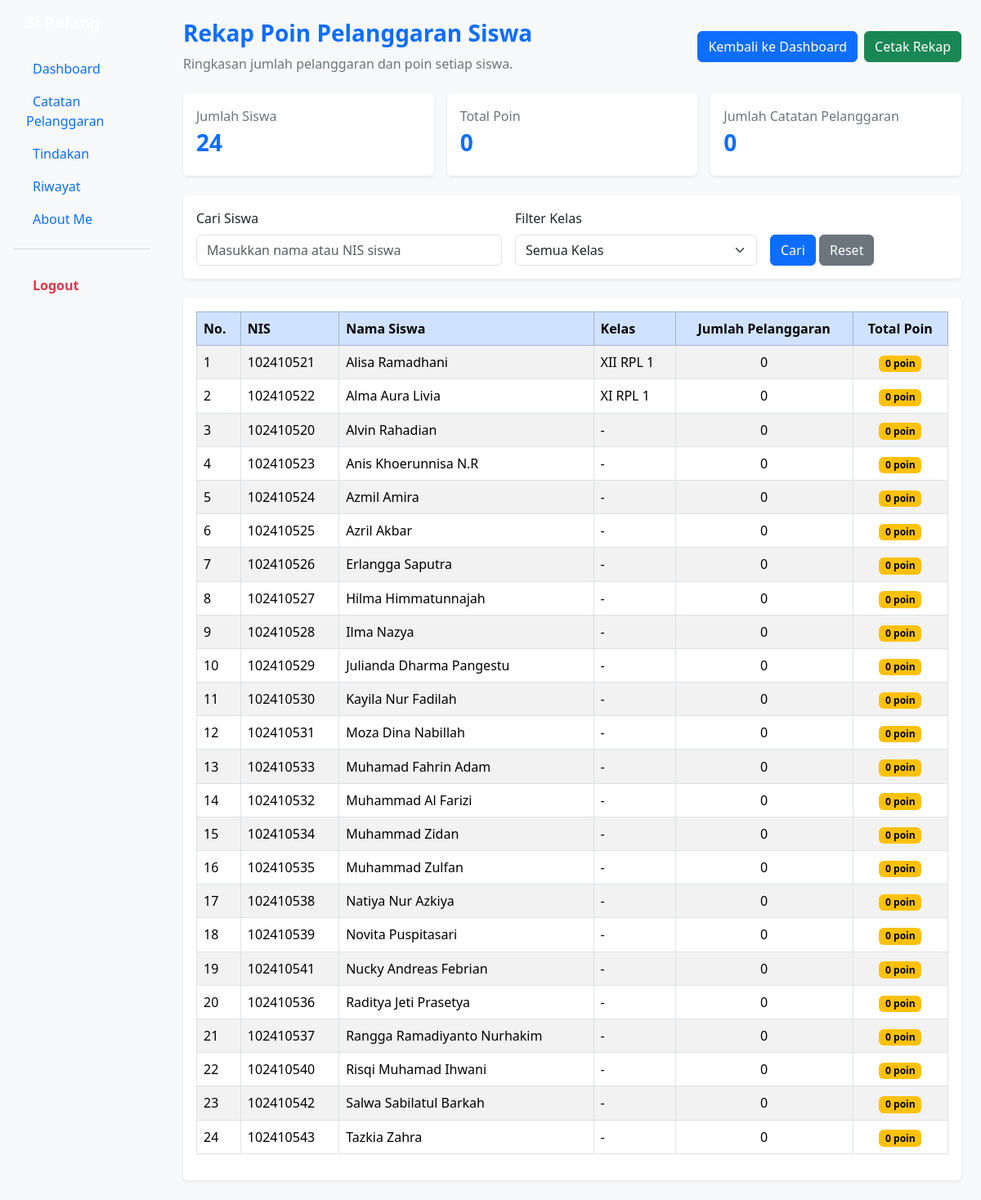
Page /rekap_poin.php (signed in) on the committed database.
### tables this page shows
CREATE TABLE `t_siswa` (
  `id` int(11) NOT NULL,
  `nis` varchar(30) DEFAULT NULL,
  `nisn` varchar(20) NOT NULL,
  `nama` varchar(150) DEFAULT NULL,
  `jenis_kelamin` char(1) NOT NULL,
  `tanggal_lahir` date NOT NULL,
  `alamat` text NOT NULL,
  `status_aktif` tinyint(1) NOT NULL,
  `created_at` timestamp NOT NULL DEFAULT current_timestamp(),
  `updated_at` timestamp NOT NULL DEFAULT current_timestamp()
);

### rekap_poin.php (the view, shortened to what this page needs)
<?php
include 'config/koneksi.php';
$cari = trim($_GET['cari'] ?? '');
$kelas_filter = (int) ($_GET['kelas'] ?? 0);
$hasil = mysqli_query($koneksi, "SELECT COUNT(*) AS jumlah FROM t_siswa");
$jumlah_siswa = mysqli_fetch_assoc($hasil)['jumlah'] ?? 0;
$hasil = mysqli_query(
    $koneksi,
    "SELECT COALESCE(SUM(poin), 0) AS total FROM t_pelanggaran_siswa"
);
$total_poin = mysqli_fetch_assoc($hasil)['total'] ?? 0;
$hasil = mysqli_query(
    $koneksi,
    "SELECT COUNT(*) AS jumlah FROM t_pelanggaran_siswa"
);
$jumlah_catatan = mysqli_fetch_assoc($hasil)['jumlah'] ?? 0;
$sql = "SELECT
            s.id,
            s.nis,
            s.nama,
            k.nama AS nama_kelas,
            COUNT(p.id) AS jumlah_pelanggaran,
            COALESCE(SUM(p.poin), 0) AS total_poin
        FROM t_siswa s
        LEFT JOIN t_kelas_siswa ks
            ON ks.siswa_id = s.id
            AND ks.status_aktif = 1
        LEFT JOIN t_kelas k ON k.id = ks.kelas_id
        LEFT JOIN t_pelanggaran_siswa p ON p.siswa_id = s.id
        WHERE (s.nama LIKE ? OR s.nis LIKE ?)
        AND (? = 0 OR k.id = ?)
        GROUP BY s.id, s.nis, s.nama, k.nama
        ORDER BY total_poin DESC, s.nama ASC";
$stmt = mysqli_prepare($koneksi, $sql);
$kata_cari = "%$cari%";
mysqli_stmt_bind_param(
    $stmt,
    "ssii",
    $kata_cari,
    $kata_cari,
    $kelas_filter,
    $kelas_filter
);
mysqli_stmt_execute($stmt);
$rekap = mysqli_stmt_get_result($stmt);
?>
<!DOCTYPE html>
<html lang="id">
<head>
    <link href="https://cdn.jsdelivr.net/npm/bootstrap@5.3.8/dist/css/bootstrap.min.css"
          rel="stylesheet">
</head>
<body class="bg-light">
<div class="container-fluid">
    <div class="row">
        <?php include 'layout/sidebar.php'; ?>
        <main class="col-md-9 col-lg-10 p-4">
            <div class="d-flex flex-wrap justify-content-between align-items-center gap-3 mb-4">
                <div>
                    <h3 class="text-primary fw-bold">
                        Rekap Poin Pelanggaran Siswa
                    </h3>
                    <p class="text-secondary mb-0">
                        Ringkasan jumlah pelanggaran dan poin setiap siswa.
                    </p>
                </div>
                <div class="d-flex gap-2">
                    <a href="dashboard.php" class="btn btn-primary">
                        Kembali ke Dashboard
                    </a>
                    <button onclick="window.print()" class="btn btn-success">
                        Cetak Rekap
                    </button>
                </div>
            </div>
            <div class="row g-3 mb-4">
                <div class="col-12 col-md-4">
                    <div class="card shadow-sm border-0">
                        <div class="card-body">
                            <p class="text-secondary mb-1">Jumlah Siswa</p>
                            <h3 class="text-primary fw-bold">
                                <?= number_format((int)$jumlah_siswa) ?>
                            </h3>
                        </div>
                    </div>
                </div>
                <div class="col-12 col-md-4">
                    <div class="card shadow-sm border-0">
                        <div class="card-body">
                            <p class="text-secondary mb-1">Total Poin</p>
                            <h3 class="text-primary fw-bold">
                                <?= number_format((int)$total_poin) ?>
                            </h3>
                        </div>
                    </div>
                </div>
                <div class="col-12 col-md-4">
                    <div class="card shadow-sm border-0">
                        <div class="card-body">
                            <p class="text-secondary mb-1">
                                Jumlah Catatan Pelanggaran
                            </p>
                            <h3 class="text-primary fw-bold">
                                <?= number_format((int)$jumlah_catatan) ?>
                            </h3>
                        </div>
                    </div>
                </div>
            </div>
            <div class="card shadow-sm border-0 mb-4">
                <div class="card-body">
                    <form method="GET" action="rekap_poin.php">
                        <div class="row g-3 align-items-end">
                            <div class="col-12 col-lg-5">
                                <label for="cari" class="form-label">
                                    Cari Siswa
                                </label>
                                <input type="text"
                                       name="cari"
                                       id="cari"
                                       class="form-control"
                                       placeholder="Masukkan nama atau NIS siswa"
                                       value="<?= htmlspecialchars($cari) ?>">
                            </div>
                            <div class="col-12 col-lg-4">
                                <label for="kelas" class="form-label">
                                    Filter Kelas
                                </label>
                                <select name="kelas" id="kelas" class="form-select">
                                    <option value="0">Semua Kelas</option>
                                </select>
                            </div>
                            <div class="col-12 col-lg-3">
                                <button type="submit" class="btn btn-primary">
                                    Cari
                                </button>
                                <a href="rekap_poin.php" class="btn btn-secondary">
                                    Reset
                                </a>
                            </div>
                        </div>
                    </form>
                </div>
            </div>
            <div class="card shadow-sm border-0">
                <div class="card-body">
                    <div class="table-responsive">
                        <table id="tabelRekap"
                               class="table table-bordered table-hover table-striped align-middle w-100">
                            <thead class="table-primary">
                                <tr>
                                    <th>No.</th>
                                    <th>NIS</th>
                                    <th>Nama Siswa</th>
                                    <th>Kelas</th>
                                    <th class="text-center">Jumlah Pelanggaran</th>
                                    <th class="text-center">Total Poin</th>
                                </tr>
                            </thead>
                            <tbody>
                            <?php if (mysqli_num_rows($rekap) > 0) { ?>
                                <?php $no = 1; ?>
                                <?php while ($row = mysqli_fetch_assoc($rekap)) { ?>
                                    <tr>
                                        <td><?= $no++ ?></td>
                                        <td><?= htmlspecialchars($row['nis'] ?? '-') ?></td>
                                        <td><?= htmlspecialchars($row['nama'] ?? '-') ?></td>
                                        <td><?= htmlspecialchars($row['nama_kelas'] ?? '-') ?></td>
                                        <td class="text-center">
                                            <?= (int)$row['jumlah_pelanggaran'] ?>
                                        </td>
                                        <td class="text-center">
                                            <span class="badge text-bg-warning">
                                                <?= number_format((int)$row['total_poin']) ?>
                                                poin
                                            </span>
                                        </td>
                                    </tr>
                                <?php } ?>
                            <?php } ?>
                            </tbody>
                        </table>
                    </div>
                </div>
            </div>
        </main>
    </div>
</div>
<link href="https://cdn.datatables.net/2.3.4/css/dataTables.bootstrap5.min.css"
      rel="stylesheet">
</body>
</html>

### rows in the picture
t_siswa: nis "102410521", nama "Alisa Ramadhani", nama_kelas "XII RPL 1", jumlah_pelanggaran "0", total_poin "0"
t_siswa: nis "102410522", nama "Alma Aura Livia", nama_kelas "XI RPL 1", jumlah_pelanggaran "0", total_poin "0"
t_siswa: nis "102410520", nama "Alvin Rahadian", nama_kelas "-", jumlah_pelanggaran "0", total_poin "0"
t_siswa: nis "102410523", nama "Anis Khoerunnisa N.R", nama_kelas "-", jumlah_pelanggaran "0", total_poin "0"
t_siswa: nis "102410524", nama "Azmil Amira", nama_kelas "-", jumlah_pelanggaran "0", total_poin "0"
t_siswa: nis "102410525", nama "Azril Akbar", nama_kelas "-", jumlah_pelanggaran "0", total_poin "0"
t_siswa: nis "102410526", nama "Erlangga Saputra", nama_kelas "-", jumlah_pelanggaran "0", total_poin "0"
t_siswa: nis "102410527", nama "Hilma Himmatunnajah", nama_kelas "-", jumlah_pelanggaran "0", total_poin "0"
t_siswa: nis "102410528", nama "Ilma Nazya", nama_kelas "-", jumlah_pelanggaran "0", total_poin "0"
t_siswa: nis "102410529", nama "Julianda Dharma Pangestu", nama_kelas "-", jumlah_pelanggaran "0", total_poin "0"
t_siswa: nis "102410530", nama "Kayila Nur Fadilah", nama_kelas "-", jumlah_pelanggaran "0", total_poin "0"
t_siswa: nis "102410531", nama "Moza Dina Nabillah", nama_kelas "-", jumlah_pelanggaran "0", total_poin "0"
t_siswa: nis "102410533", nama "Muhamad Fahrin Adam", nama_kelas "-", jumlah_pelanggaran "0", total_poin "0"
t_siswa: nis "102410532", nama "Muhammad Al Farizi", nama_kelas "-", jumlah_pelanggaran "0", total_poin "0"
t_siswa: nis "102410534", nama "Muhammad Zidan", nama_kelas "-", jumlah_pelanggaran "0", total_poin "0"
t_siswa: nis "102410535", nama "Muhammad Zulfan", nama_kelas "-", jumlah_pelanggaran "0", total_poin "0"
t_siswa: nis "102410538", nama "Natiya Nur Azkiya", nama_kelas "-", jumlah_pelanggaran "0", total_poin "0"
t_siswa: nis "102410539", nama "Novita Puspitasari", nama_kelas "-", jumlah_pelanggaran "0", total_poin "0"
t_siswa: nis "102410541", nama "Nucky Andreas Febrian", nama_kelas "-", jumlah_pelanggaran "0", total_poin "0"
t_siswa: nis "102410536", nama "Raditya Jeti Prasetya", nama_kelas "-", jumlah_pelanggaran "0", total_poin "0"
t_siswa: nis "102410537", nama "Rangga Ramadiyanto Nurhakim", nama_kelas "-", jumlah_pelanggaran "0", total_poin "0"
t_siswa: nis "102410540", nama "Risqi Muhamad Ihwani", nama_kelas "-", jumlah_pelanggaran "0", total_poin "0"
t_siswa: nis "102410542", nama "Salwa Sabilatul Barkah", nama_kelas "-", jumlah_pelanggaran "0", total_poin "0"
t_siswa: nis "102410543", nama "Tazkia Zahra", nama_kelas "-", jumlah_pelanggaran "0", total_poin "0"

### other values in the picture
$jumlah_siswa "24"
$total_poin "0"
$jumlah_catatan "0"
